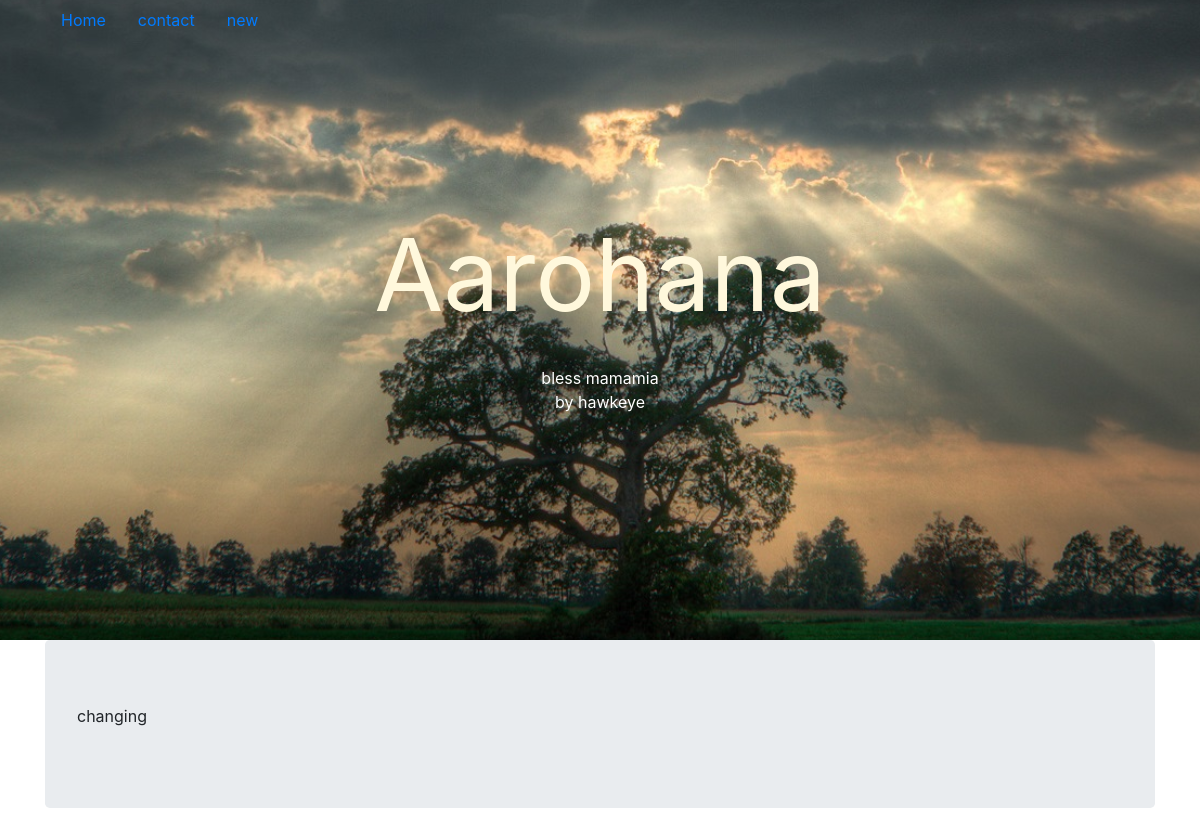
The app's page /posts/12/ with its own data.
### posts/models.py (models this page shows, shortened)
class post(models.Model):
    article_type = (
        ("POEM", "poem"),
        ("ARTICLE", "article"),
    )
    title = models.CharField("Title", max_length=250)
    content = models.TextField("Article")
    publish_date = models.DateTimeField(auto_now_add=True)
    updated = models.DateTimeField(auto_now_add=False, auto_now=True)
    author =  models.ForeignKey(User, related_name="blog_posts")
    post_image = models.FileField("Article_image", blank=True)
    article_type = models.CharField("Article Type", max_length=7, choices=article_type, default="POEM")
    class Meta:
        ordering = ["-publish_date"]

### posts/views.py (the view)
# urls.py: url(r'^(?P<pk>\d+)/$', post_detail, name="detail"),
def post_detail(request, pk):
    p = post.objects.get(pk=pk)
    return render(request, "posts/detail.html", {"post": p})

### posts/templates/posts/detail.html
{% extends "base.html" %}
{% load staticfiles %}
{% block headerimg %}
    {% if post.post_image %}
        <div class="header-img" style="background-size: cover; height: 80%; width:100%; background-attachment: fixed;background-image: url({{ post.post_image.url }}); background-position-x: center; background-position-y:-100px">
    {% else %}
        {{ block.super }}
    {% endif %}
{% endblock headerimg %}
    {% block author %}
            <div style="text-align: center;"><span style="color:white;">{{ post.title }}</span></div>
            <div style="text-align: center;"><span style="color:white;">by {{ post.author }}</span></div>
    {% endblock author %}
{% block content %}
<article class="article-content">
    <p style="white-space: pre-wrap;">{{ post.content }}</p>
</article>
{%  endblock content %}

### records on screen
post: post_image (picture), title "bless mamamia", author "hawkeye", content "changing"
